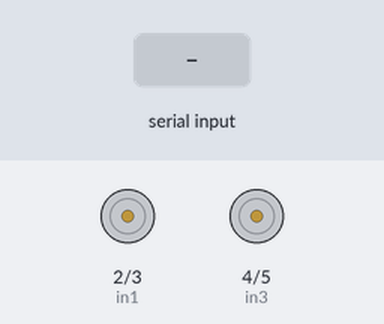
Recording of a sketch running on a simulated Arduino Uno, built with avr-gcc and run on an emulated ATmega328P. Shown: motor-driver pin pairs drawn as motors (green arrow = first pin HIGH = forward, orange = second pin HIGH = backward, longer = more drive, scaled by the enable pin). The test bench sets the inputs (shaded band). What the sketch prints to the serial monitor is not drawn.

Above: at 1.2 s.
1.3 s: "trash\n" received over Serial
2.8 s: "food_organics\n" received over Serial
5.8 s: "miscellaneous_trash\n" received over Serial
Timing chart, 0 to 12.1 s (numbered marks = the images above; inputs shaded):
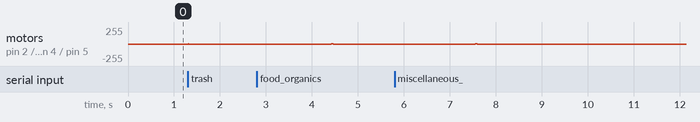

The sketch:

motorListener.ino
```cpp
// Motor A (Left)
const int enA = 9;
const int in1 = 2;
const int in2 = 3;

// Motor B (Right)
const int enB = 10;
const int in3 = 4;
const int in4 = 5;

void setup() {
  // Initialize Serial Monitor at 9600 baud
  Serial.begin(9600);

  // Set all motor control pins as outputs
  pinMode(enA, OUTPUT);
  pinMode(enB, OUTPUT);
  pinMode(in1, OUTPUT);
  pinMode(in2, OUTPUT);
  pinMode(in3, OUTPUT);
  pinMode(in4, OUTPUT);

  // Debug message: Pin mode setup
  Serial.println("Motor control system initialized. Waiting for camera input...");

  // Initialize motors in stopped state
  stopMotors();
}

void loop() {
  // Check if data is available from serial (camera system)
  if (Serial.available() > 0) {
    String input = Serial.readStringUntil('\n');
    input.trim();

    // Process the command from camera
    if (input == "trash" || input == "food_organics" || input == "miscellaneous_trash") {
      // For trash items, move clockwise, then return
      Serial.println("Trash detected! Flipping panel clockwise.");

      // Move clockwise (flip) - very short duration
      moveClockwise(1);  // Slightly higher speed for reliable movement
      delay(4);         // Drastically reduced time (100ms)
      stopMotors();

      // Pause briefly while item drops
      delay(3000);

      // Return to starting position (counter-clockwise)
      Serial.println("Returning panel to starting position.");
      moveCounterClockwise(1);
      delay(4);         // Same short time to return
      stopMotors();
    }
    else if (input == "recycle" || input == "paper" || input == "glass" ||
             input == "metal" || input == "cardboard") {
      // For recyclable items, move counter-clockwise, then return
      Serial.println("Recyclable item detected! Flipping panel counter-clockwise.");

      // Move counter-clockwise (flip) - very short duration
      moveCounterClockwise(1);
      delay(4);         // Drastically reduced time (100ms)
      stopMotors();

      // Pause briefly while item drops
      delay(3000);

      // Return to starting position (clockwise)
      Serial.println("Returning panel to starting position.");
      moveClockwise(1);
      delay(4);         // Same short time to return
      stopMotors();
    }
    else {
      Serial.println("Unknown command received: " + input);
    }
  }
}

// Function to move both motors clockwise (for trash)
void moveClockwise(int speed) {
  // Motor A forward
  digitalWrite(in1, HIGH);
  digitalWrite(in2, LOW);
  analogWrite(enA, speed);

  // Motor B forward
  digitalWrite(in3, HIGH);
  digitalWrite(in4, LOW);
  analogWrite(enB, speed);

  Serial.println("Motors moving clockwise at speed: " + String(speed));
}

// Function to move both motors counter-clockwise (for recyclables)
void moveCounterClockwise(int speed) {
  // Motor A backward
  digitalWrite(in1, LOW);
  digitalWrite(in2, HIGH);
  analogWrite(enA, speed);

  // Motor B backward
  digitalWrite(in3, LOW);
  digitalWrite(in4, HIGH);
  analogWrite(enB, speed);

  Serial.println("Motors moving counter-clockwise at speed: " + String(speed));
}

// Function to stop both motors
void stopMotors() {
  digitalWrite(in1, LOW);
  digitalWrite(in2, LOW);
  digitalWrite(in3, LOW);
  digitalWrite(in4, LOW);
  analogWrite(enA, 0);
  analogWrite(enB, 0);

  Serial.println("Motors stopped");
}
```

Measured:
- after the input at 1.3 s, motor on pin 2 (in1) / pin 3 (in2), motor on pin 4 (in3) / pin 5 (in4): stopped → forward 1/255 at once, → stopped 0.02 s later
